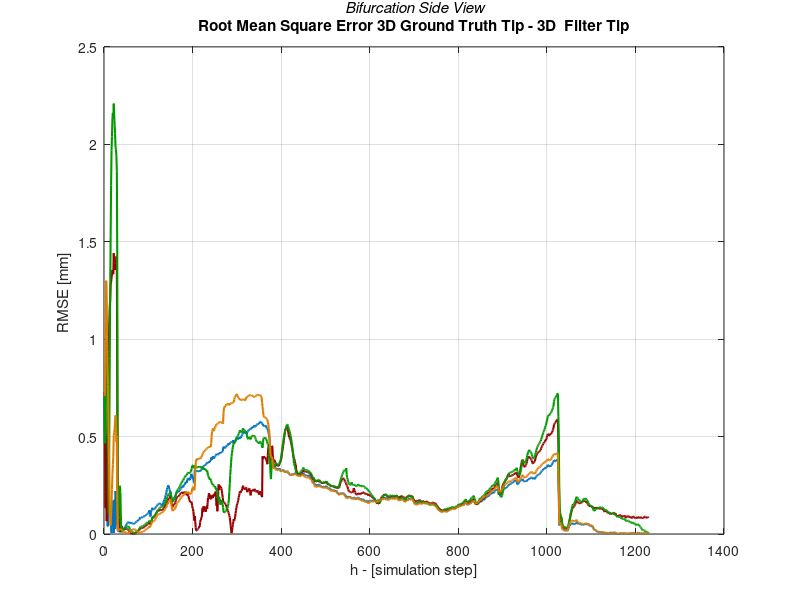

This chart was generated by the following MATLAB code: (Note: this script raises an error after producing the figure.)
clear
close all 
clc

load SIDE_RMSE2d_0.mat
load SIDE_RMSE2d_1.mat   
load SIDE_RMSE2d_2.mat
load SIDE_RMSE2d_3.mat

load SIDE_RMSE_0.mat
load SIDE_RMSE_1.mat
load SIDE_RMSE_2.mat
load SIDE_RMSE_3.mat

load SIDE_hd_0.mat
load SIDE_hd_1.mat
load SIDE_hd_2.mat
load SIDE_hd_3.mat

load SIDE_hd2d_0.mat 
load SIDE_hd2d_1.mat 
load SIDE_hd2d_2.mat 
load SIDE_hd2d_3.mat 

figure
plot(SIDE_RMSE_0*1000 ,'LineWidth',1.5)
hold on
plot(SIDE_RMSE_1*1000, 'LineWidth',1.5, 'Color',[0.600000023841858 0 0])
hold on
plot(SIDE_RMSE_2*1000, 'LineWidth',1.5, 'Color',[0 0.600000023841858 0])
hold on
plot(SIDE_RMSE_3*1000, 'LineWidth',1.5, 'Color',[0.87058824300766 0.490196079015732 0])
grid on
xlabel('h - [simulation step]') % x-axis label
ylabel('RMSE [mm] ') % y-axis label
title( {'{\it Bifurcation Side View}';'Root Mean Square Error 3D Ground Truth Tip - 3D  Filter Tip'  }) 
ax = gca;
ax.TitleFontSizeMultiplier = 1;
legend('Parameters Set 1','Parameters Set 2','Parameters Set 3','Parameters Set 4' );
savefig('bif3DRMSE_SIDE.fig')



figure
plot(SIDE_RMSE2d_0, 'LineWidth',1.5, 'Color',[0.600000023841858 0 0])
hold on
plot(SIDE_RMSE2d_1, 'LineWidth',1.5, 'Color',[0.600000023841858 0 0]) 
hold on
plot(SIDE_RMSE2d_2, 'LineWidth',1.5, 'Color',[0 0.600000023841858 0])
hold on
plot(SIDE_RMSE2d_3, 'LineWidth',1.5, 'Color',[0.87058824300766 0.490196079015732 0])
grid on
xlabel('h - [simulation step]') % x-axis label
ylabel('RMSE [pixel] ') % y-axis label
title( {'{\it Bifurcation Side View}'; ' Root Mean Square Error  2D Ground Truth Tip - 2D  Filter Tip' }) ;
ax = gca;
ax.TitleFontSizeMultiplier = 1;
legend('Parameters Set 1','Parameters Set 2','Parameters Set 3','Parameters Set 4' );
savefig('bif2DRMSE_SIDE.fig')


figure
plot(SIDE_hd_0*1000 ,'LineWidth',1.5)
hold on
plot(SIDE_hd_1*1000, 'LineWidth',1.5, 'Color',[0.600000023841858 0 0])
hold on
plot(SIDE_hd_2*1000, 'LineWidth',1.5, 'Color',[0 0.600000023841858 0])
hold on
plot(SIDE_hd_3*1000, 'LineWidth',1.5, 'Color',[0.87058824300766 0.490196079015732 0])
grid on
xlabel('h - [simulation step]') % x-axis label
ylabel('Hausdorff [mm] ') % y-axis label
title( {'{\it Bifurcation Side View} ';'Hausdorff Distance Ground Truth Catheter - Filter Catheter'  }) ;
ax = gca;
ax.TitleFontSizeMultiplier = 1;
legend('Parameters Set 1','Parameters Set 2','Parameters Set 3','Parameters Set 4' );
savefig('bif3DHD_SIDE.fig')


figure
plot(SIDE_hd2d_0,'LineWidth',1.5)
hold on
plot(SIDE_hd2d_1, 'LineWidth',1.5, 'Color',[0.600000023841858 0 0])
hold on
plot(SIDE_hd2d_2, 'LineWidth',1.5, 'Color',[0 0.600000023841858 0])
hold on
plot(SIDE_hd2d_3, 'LineWidth',1.5, 'Color',[0.87058824300766 0.490196079015732 0])
grid on
xlabel('h - [simulation step]') % x-axis label
ylabel('Hausdorff [pixel] ') % y-axis label
title( {'{\it Bifurcation Side View}';'Hausdorff Distance 2D Ground Truth Catheter- 2D Filter Catheter'  }) ;
ax = gca;
ax.TitleFontSizeMultiplier = 1;
legend('Parameters Set 1','Parameters Set 2','Parameters Set 3','Parameters Set 4' );
savefig('bif2DHD_SIDE.fig')
